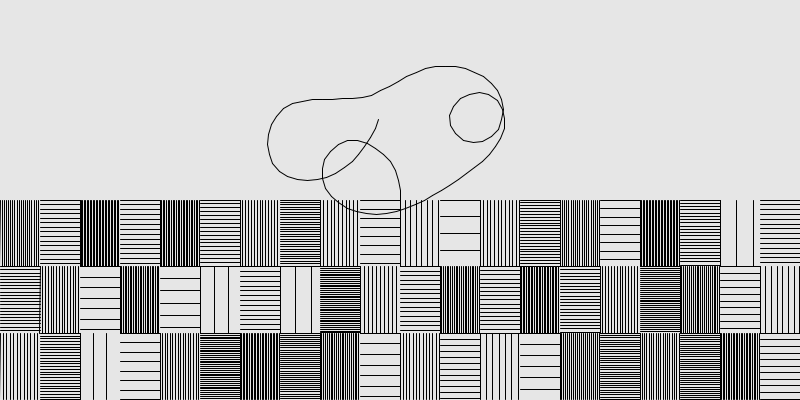
Frame 1 (no input)
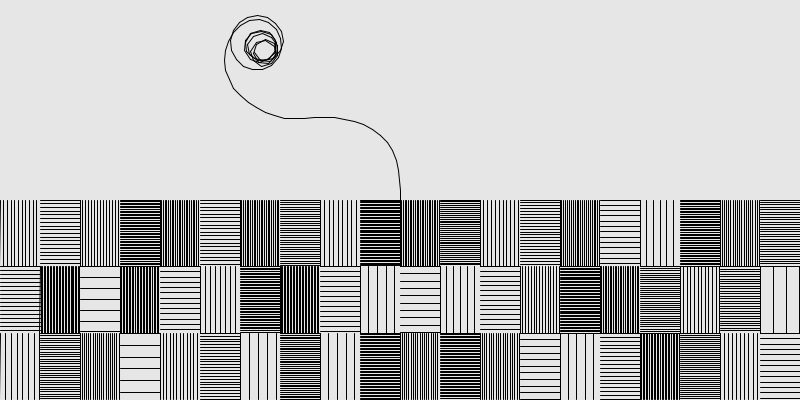
Frame 60 (the mouse pressed at the canvas centre just before this capture)
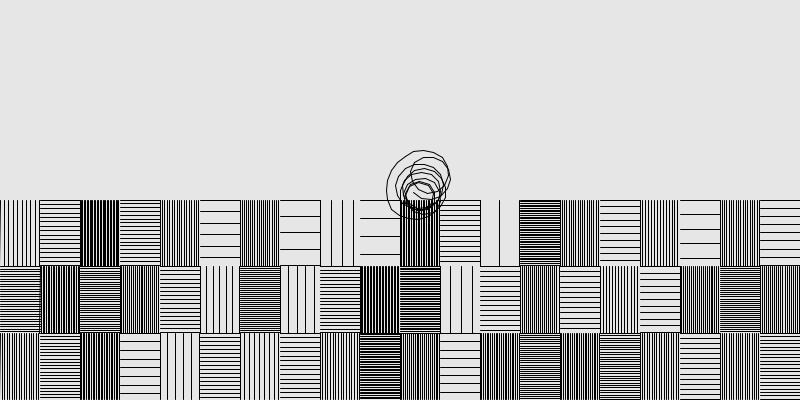
Frame 120 (the mouse held since frame 60 and released just before this capture)

The Processing sketch that drew these frames (run headless with seeded random() and noise(); from frame 60 on, the mouse is pressed at the canvas centre):

// Processing sketch: drawbot_logo
// ── drawbot_logo.pde
// Drawbot Logo

// A bare bones logo like thing for drawing turtle trails. Maybe they'd be fun to have the Drawbot draw.


Turtle mainTurtle;

void setup()
{
	size(800, 400);
	frameRate(10);
	mainTurtle = new Turtle();
	mainTurtle.moveTo(width * .5, height * .5);
}

void draw()
{

	//zigZag(mainTurtle, 15, 8, radians(45));
	//mainTurtle.rotateBy(5 * (frameCount % 4));
	background(230);
	float rows = 6;
	float cols = 20;
	float w = width/cols;
	float h = height/rows;

	for(int r=(int)(rows/2); r<rows; r++){
		for(int c=0; c<cols; c++){	
			block(mainTurtle, c*w, r*h, w, h, (c+r)%2, random(.05, .7));
		}
	}

	mainTurtle.moveTo(width * .5, height * .5);
	mainTurtle.rotateTo(radians(270));
	float delta = random(-.5, .5);
	for (int i = 0; i < 100; i++){
		delta += random(-.1, .1);
		if (delta < -1){
			delta += .2;
		}
		if (delta > 1){
			delta -= .2;
		}
		mainTurtle.forwardLine(10);
		mainTurtle.rotateBy(delta);
	}


}

void zigZag(Turtle _turtle, float _segmentCount, float _segLength, float _segAngle)
{
	// _mainTurtle.rotateTo(_startAngle);
	_turtle.rotateBy(_segAngle);
	_turtle.forwardLine(_segLength * .5);
	int dir = 1;
	for (int i = 0; i < _segmentCount; i++) {
		dir = (i % 2 == 0) ? 1 : -1;
		_turtle.rotateBy(_segAngle * 2 * dir);
		_turtle.forwardLine(_segLength);
		
	}
	_turtle.rotateBy(_segAngle * -dir);
	_turtle.forwardLine(_segLength * .5);
}

void block(Turtle _turtle, float _x, float _y, float _width, float _height, int _dir, float _density)
{
	//space the lines out based on the density 1 being very very full/close together
	_density = clamp(abs(_density), 0.01, 1);
	float spacing = 0; //space between lines
	//*
	if(_dir == 0){
		//horizontal
		spacing = _height / (_height*_density);
		_turtle.rotateToDeg(0);
		for(int line = 0; line < _height/spacing; line++){
			_turtle.moveTo(_x, _y + (line*spacing));
			_turtle.forwardLine(_width);
		}
	}else{
		//vertical
		spacing = _width / (_width*_density);
		_turtle.rotateToDeg(90);
		for(int line = 0; line < _width/spacing; line++){
			_turtle.moveTo(_x + (line * spacing), _y);
			_turtle.forwardLine(_height);
		}
	}
	//*/

}

float clamp(float _val, float _min, float _max)
{
	if(_val < _min){
		return _min;
	}else if(_val > _max){
		return _max;
	}
	return _val;
}
// ── Turtle.pde
public class Turtle
{
	float x;
	float y;
	float a;

	public void Turtle()
	{
		x = 0;
		y = 0;
		a = 0;
	}

	public void moveTo(float _x, float _y)
	{
		x = _x;
		y = _y;
	}

	public void moveBy(float _x, float _y)
	{
		x += _x;
		y += _y;
	}

	public void lineTo(float _x, float _y)
	{
		line(x, y, _x, _y);
		x = _x;
		y = _y;
	}

	public void lineBy(float _x, float _y)
	{
		line(x, y, x + _x, y + _y);
		x += _x;
		y += _y;
	}

	public void rotateTo(float _a)
	{
		a = _a;
	}

	public void rotateToDeg(float _aDeg)
	{
		a = radians(_aDeg);
	}

	public void rotateBy(float _a)
	{
		a += _a;
	}

	public void forward(float _distance)
	{
		x += cos(a) * _distance;
		y += sin(a) * _distance;
	}

	public void forwardLine(float _distance)
	{
		float newX = x + cos(a) * _distance;
		float newY = y + sin(a) * _distance;
		line(x, y, newX, newY);
		x = newX;
		y = newY;
	}

}
